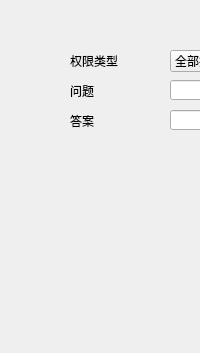
                 <widget class="QWidget" name="page_friends">
                  <layout class="QVBoxLayout" name="verticalLayout_10">
                   <property name="leftMargin">
                    <number>70</number>
                   </property>
                   <property name="topMargin">
                    <number>50</number>
                   </property>
                   <property name="rightMargin">
                    <number>0</number>
                   </property>
                   <property name="bottomMargin">
                    <number>0</number>
                   </property>
                   <item>
                    <widget class="QWidget" name="widget_13" native="true">
                     <property name="minimumSize">
                      <size>
                       <width>0</width>
                       <height>121</height>
                      </size>
                     </property>
                     <property name="maximumSize">
                      <size>
                       <width>16777215</width>
                       <height>121</height>
                      </size>
                     </property>
                     <widget class="MyComboBox" name="friendsMode">
                      <property name="geometry">
                       <rect>
                        <x>100</x>
                        <y>0</y>
                        <width>131</width>
                        <height>22</height>
                       </rect>
                      </property>
                      <property name="focusPolicy">
                       <enum>Qt::WheelFocus</enum>
                      </property>
                      <property name="currentIndex">
                       <number>3</number>
                      </property>
                      <property name="frame">
                       <bool>true</bool>
                      </property>
                      <item>
                       <property name="text">
                        <string>全部拒绝</string>
                       </property>
                      </item>
                      <item>
                       <property name="text">
                        <string>人工认证</string>
                       </property>
                      </item>
                      <item>
                       <property name="text">
                        <string>答案认证</string>
                       </property>
                      </item>
                      <item>
                       <property name="text">
                        <string>全部接受</string>
                       </property>
                      </item>
                     </widget>
                     <widget class="QLabel" name="friendquest_label">
                      <property name="geometry">
                       <rect>
                        <x>0</x>
                        <y>30</y>
                        <width>31</width>
                        <height>21</height>
                       </rect>
                      </property>
                      <property name="text">
                       <string>问题</string>
                      </property>
                     </widget>
                     <widget class="QLineEdit" name="lineEdit_quest">
                      <property name="geometry">
                       <rect>
                        <x>100</x>
                        <y>30</y>
                        <width>131</width>
                        <height>20</height>
                       </rect>
                      </property>
                     </widget>
                     <widget class="QLabel" name="friendanswer_label">
                      <property name="geometry">
                       <rect>
                        <x>0</x>
                        <y>60</y>
                        <width>31</width>
                        <height>21</height>
                       </rect>
                      </property>
                      <property name="text">
                       <string>答案</string>
                      </property>
                     </widget>
                     <widget class="QLineEdit" name="lineEdit_answer">
                      <property name="geometry">
                       <rect>
                        <x>100</x>
                        <y>60</y>
                        <width>131</width>
                        <height>20</height>
                       </rect>
                      </property>
                     </widget>
                     <widget class="QPushButton" name="pb_friendset">
                      <property name="geometry">
                       <rect>
                        <x>100</x>
                        <y>90</y>
                        <width>91</width>
                        <height>25</height>
                       </rect>
                      </property>
                      <property name="text">
                       <string>确认</string>
                      </property>
                      <property name="flat">
                       <bool>true</bool>
                      </property>
                     </widget>
                     <widget class="QLabel" name="friendquest_label_2">
                      <property name="geometry">
                       <rect>
                        <x>0</x>
                        <y>0</y>
                        <width>91</width>
                        <height>21</height>
                       </rect>
                      </property>
                      <property name="text">
                       <string>权限类型</string>
                      </property>
                     </widget>
                    </widget>
                   </item>
                   <item>
                    <spacer name="verticalSpacer_8">
                     <property name="orientation">
                      <enum>Qt::Vertical</enum>
                     </property>
                     <property name="sizeHint" stdset="0">
                      <size>
                       <width>20</width>
                       <height>182</height>
                      </size>
                     </property>
                    </spacer>
                   </item>
                  </layout>
                 </widget>
